Frame 1 (no input): blank canvas, image omitted
Frame 60 (no input): blank canvas, image omitted
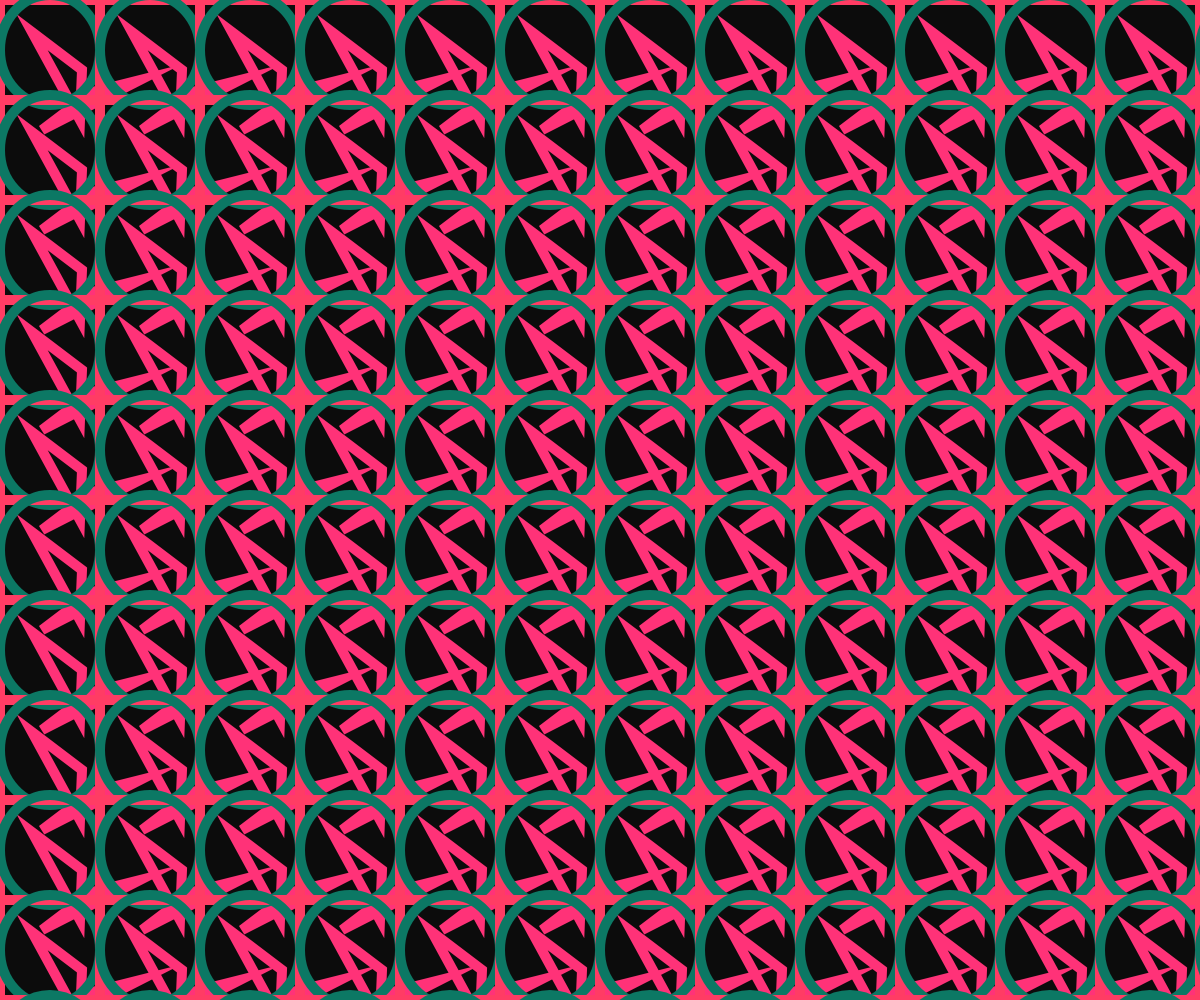
Frame 120 (the mouse pressed at the canvas centre since frame 60)

The p5.js sketch whose frames 1 and 60 were blank and that drew this single picture after the mouse press (run headless with seeded random() and noise() and a simulated clock; from frame 60 on, the mouse is pressed at the canvas centre):

// p5.js sketch
// ── sketch.js
function setup() {
  createCanvas(windowWidth, windowHeight);
  background(0) 

}


function draw() {
noFill()
background(0+(frameCount/10)%100);
stroke(256-mouseX/5);
strokeWeight(mouseY/50)
var z = 100

for (let j = 0; j<height/50; j++){
  for(let k = 0; k<width/50; k++){
    
    stroke(255,mouseX/10,mouseY/5)
rect(0+z*j,0+z*k,100,100,frameCount/10%5)
stroke(255,mouseY/10,mouseX/5)
triangle(20+frameCount/10%100+z*j,20+frameCount/10%100+z*k,70+frameCount/10%100+z*j,20+mouseY/10+z*k,20+mouseX/10+z*j,70+mouseY/10+z*k)
triangle(80+frameCount/10%100+z*j,80+frameCount/10%100+z*k,30+frameCount/10%100+z*j,80+mouseY/10+z*k,80+mouseX/10+z*j,30+mouseY/10+z*k)
stroke(frameCount/10%255,mouseX/5,mouseY/5)
ellipse(50+z*j,50+z*k,50+mouseY/10%100,50+mouseX/10%100)


}}
}
